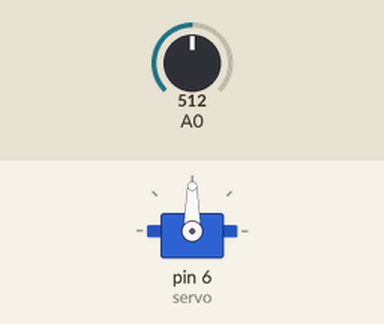
A sketch run on a simulated Arduino Uno, built with avr-gcc and run on an emulated ATmega328P. On the bench: servo. The test bench sets the inputs (shaded band); at power-on: A0 = 512.

Above: at 1.2 s.
1.3 s: A0 set to 683
2.8 s: A0 set to 711
At 4.7 s:
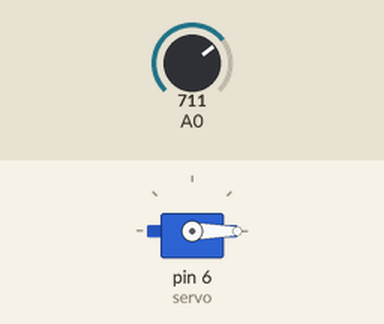
5.0 s: A0 set to 212
6.5 s: A0 set to 183
At 8.7 s:
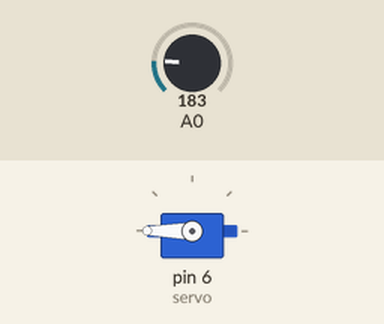
9.5 s: A0 set to 710
At 9.65 s:
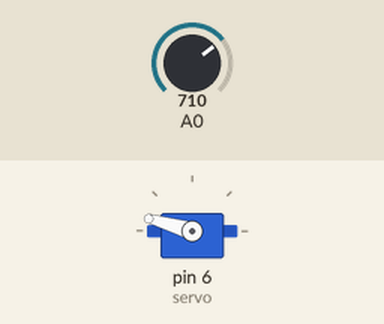
12.5 s: A0 set to 190
At 12.96 s:
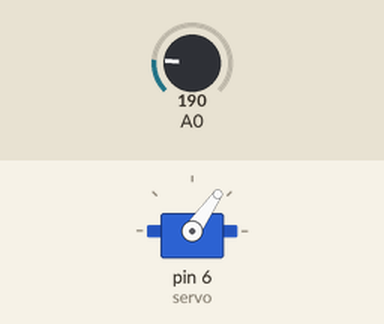
Timing chart, 0 to 15.5 s (numbered marks = the images above; inputs shaded):
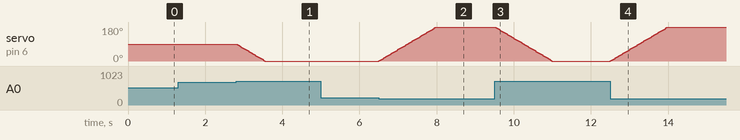

The sketch:

Grua_amb_servo.ino
```cpp
#include <Servo.h>

Servo servo;
int eix=90;

void setup()
{

  servo.attach(6);
  servo.write(90);

}

void loop()
{

  if (analogRead(0) <200  &&  eix<180)
  {
    eix++;
    servo.write(eix);
  }
  if (analogRead(0)>700 &&  eix>0)
  {
    eix--;
    servo.write(eix);
  }

  delay(8);

}
```

Measured:
- the behaviour switches between 700 and 701 on A0 (found by bisection; images 0 and 1)
- the behaviour switches between 200 and 199 on A0 (found by bisection; images 1 and 2)
- after the input at 1.3 s, every drawn part: stays the same
- after the input at 2.8 s, servo on pin 6 (servo): moves from 90° to 0° over 0.74 s, starting at once
- after the input at 5.0 s, every drawn part: stays the same
- after the input at 6.5 s, servo on pin 6 (servo): moves from 0° to 180° over 1.5 s, starting at once
- after the input at 9.5 s, servo on pin 6 (servo): moves from 180° to 0° over 1.5 s, starting at once
- after the input at 12.5 s, servo on pin 6 (servo): moves from 0° to 180° over 1.5 s, starting at once
